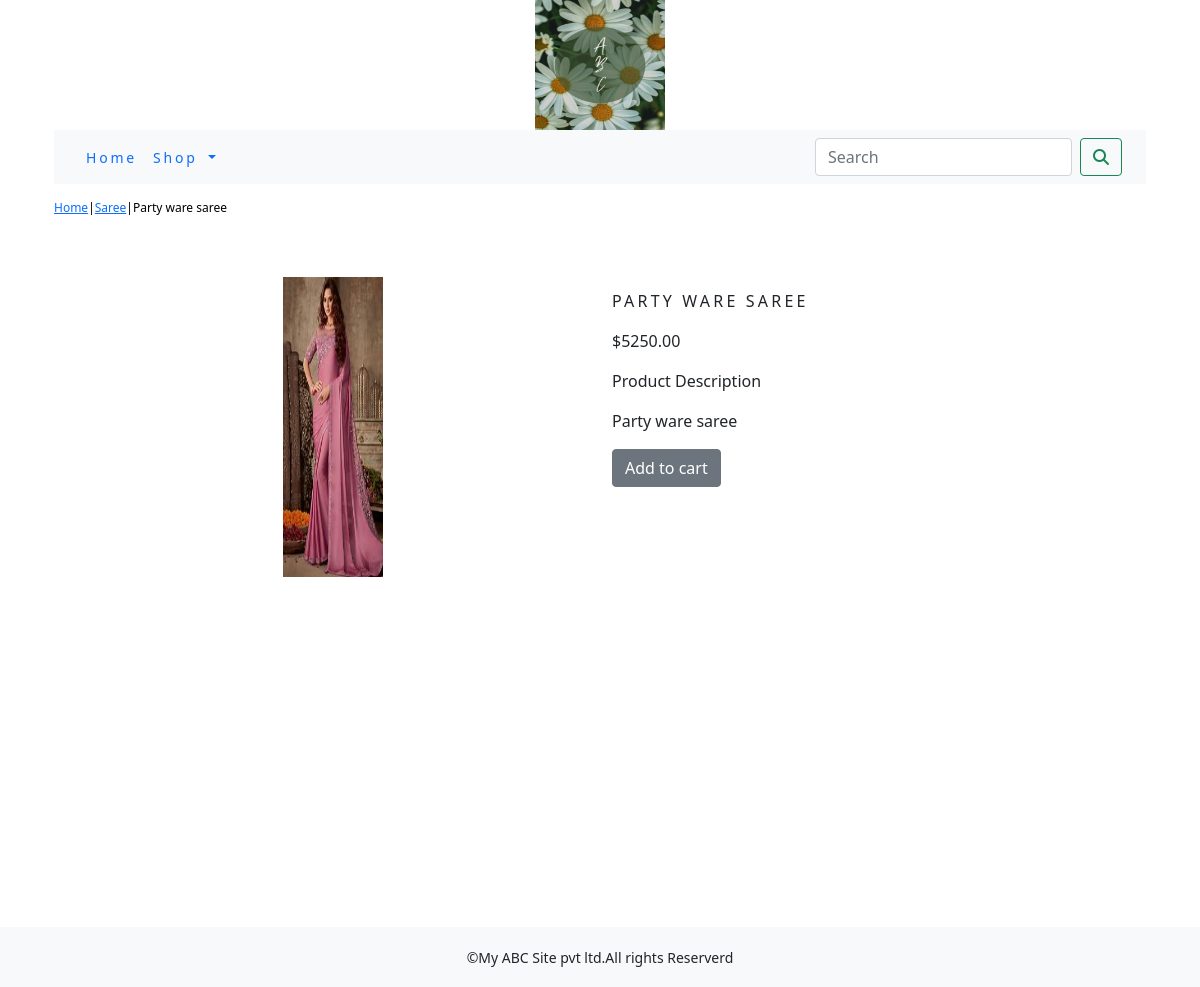
Page /shop/saree/party-ware-saree/ on the committed database.
### shop/models.py (models this page shows, shortened)
class Product(models.Model):
    name = models.CharField(max_length=250, unique=True)
    slug = models.SlugField(max_length=250, unique=True)
    description = models.TextField(blank=True)
    price=models.DecimalField(max_digits=10,decimal_places=2)
    category=models.ForeignKey(Category,on_delete=models.CASCADE)
    image=models.ImageField(upload_to='product',blank=True)
    stock=models.IntegerField()
    available=models.BooleanField(default=True)
    created=models.DateTimeField(auto_now_add=True)
    updated=models.DateTimeField(auto_now=True)
    class Meta:
        ordering = ('name',)
        verbose_name = 'product'
        verbose_name_plural = 'products'

class Category(models.Model):
    name = models.CharField(max_length=250, unique=True)
    slug = models.SlugField(max_length=250, unique=True)
    description = models.TextField(blank=True)
    image = models.ImageField(upload_to='category', blank=True)
    class Meta:
        ordering = ('name',)
        verbose_name = 'category'
        verbose_name_plural = 'categories'
    def get_url(self):
        return reverse('shop:products_by_category', args=[self.slug,])
    def __str__(self):
        return '{}'.format(self.name)

### shop/views.py (the view)
# urls.py: path('<slug:c_slug>/<slug:product_slug>/',views.proDetail,name='prodCatdetail'),
def proDetail(request,c_slug,product_slug):
    try:
        product=Product.objects.get(category__slug=c_slug,slug=product_slug)
    except Exception as e:
        raise e
    return render(request,"product.html",{'product':product})

### cart/context_processors.py (called while the page is built)
def counter(request):
    item_count=0
    if 'admin' in request.path:
        return {}
    else:
        try:
            cart=Cart.objects.filter(cart_id=_cart_id(request))
            cart_items=CartItem.objects.all().filter(cart=cart[:1])
            for cart_item in cart_items:
                item_count += cart_item.quantity
        except Cart.DoesNotExist:
            item_count=0
    return dict(item_count=item_count)

### cart/views.py (called while the page is built)
def _cart_id(request):
    cart = request.session.session_key
    if not cart:
        cart = request.session.create()
    return cart

### shop/context_processors.py (called while the page is built)
def menu_links(request):
    links=Category.objects.all()
    return dict(links=links)

### templates/product.html (shortened to what this page needs)
{% extends 'base.html' %}
{% load static %}
 {% block content %}
<div class="row my_prod_row_class">
    <div class="mx_auto">
        <p><a href="{% url 'shop:allProdCat'%}">Home</a>|<a href="{{product.category.get_url}}">{{product.category}}</a>|{{product.name}}</p>
    </div>
</div>
<div class="container">
<br>
<div class="row">
    <div class="col-12 col-sm-12 col-md-12 col-lg-6 text-center">
        <div style="min-width:18rem;">
            <img src="{{product.image.url}}" width="100px" height=300px" alt="{{product.name}}">
        </div>
    </div>
        <div class="col-12 col-sm-12 col-md-12 col-lg-6">
            <div>
          <h1 class="my_prod_title">{{product.name}}</h1>
            <p>${{product.price}}</p>
            <p class="my_title">Product Description</p>
            <p class="text-justify my_prod_text">{{product.description}}</p>
            {% if product.stock  <=  0  %}
               <p class="text-justify my_prod_text"><b>Out of stock</b></p>
            {% else %}
                <a class="btn btn-secondary" href="{% url 'cart:add_cart' product.id %}">Add to cart</a>
            {% endif %}
        </div>
    </div>
</div>
</div>
</div>
{% endblock %}

### static/css/custom.css (style rules this page uses)
.my_prod_row_class { padding-top:15px; padding-bottom:20px; }
.my_prod_row_class .mx_auto { color:#000; font-size:12px; text-decoration:none; }
.my_prod_title { font-size:16px; text-transform:uppercase; letter-spacing:0.2em; padding-top:15px; padding-bottom:10px; }

### rows in the picture
Product: category "Saree", name "Party ware saree", image (picture), name "PARTY WARE SAREE", price "5250.00", description "Party ware saree"
